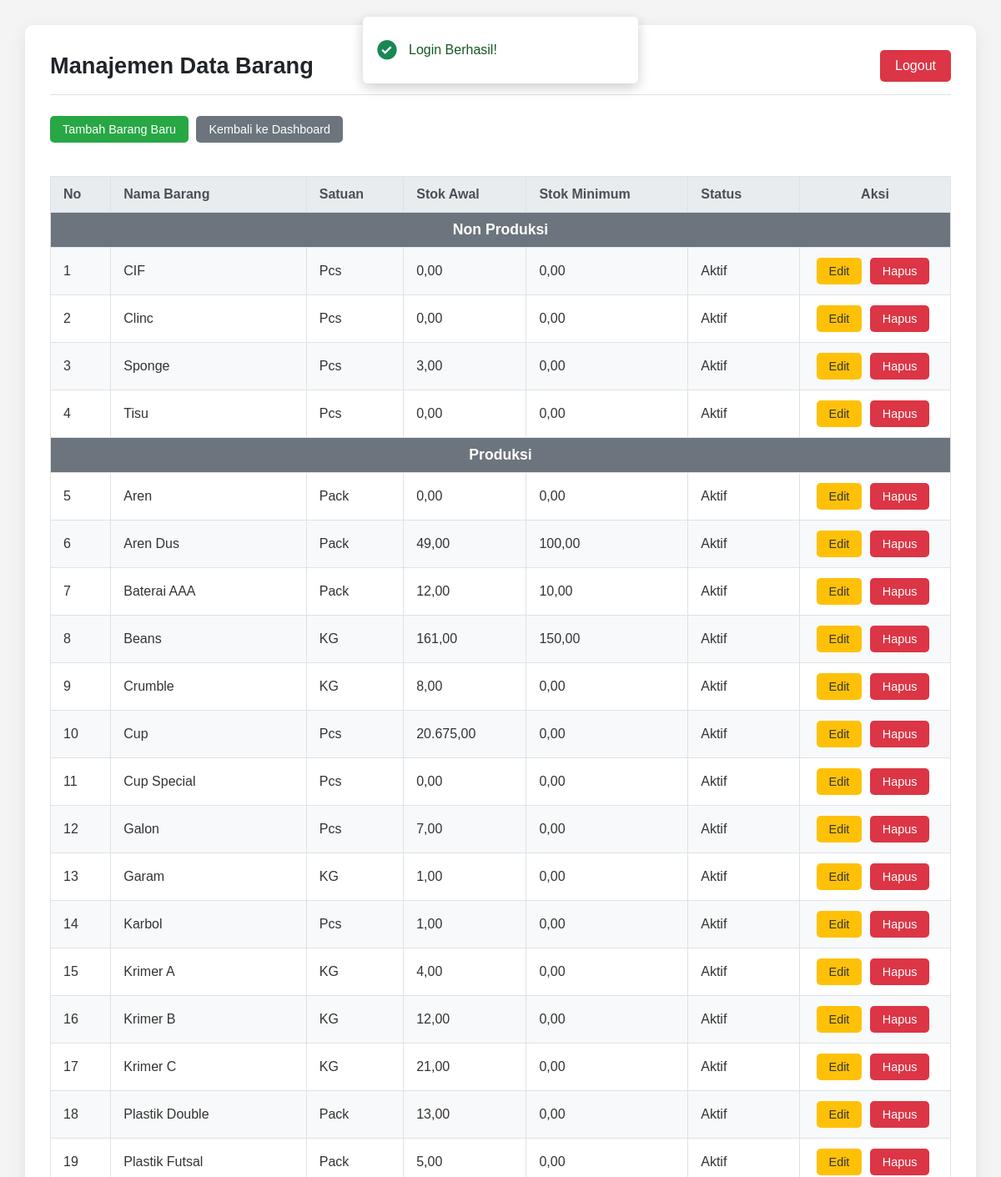
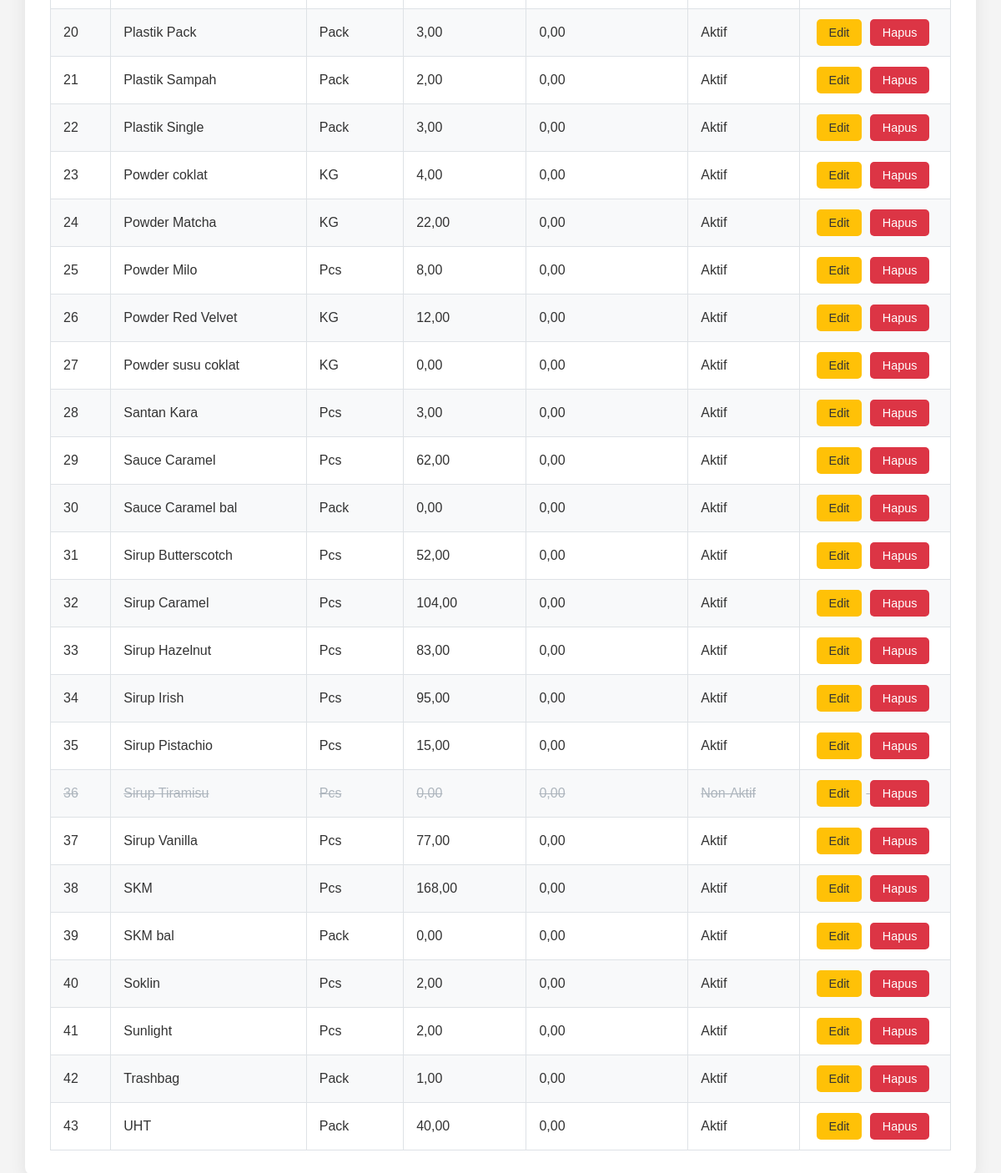
The page /feeling/Login/admin/data_barang.php (signed in) on the database its author committed (2 pictures, top to bottom).
### tables this page shows
CREATE TABLE `tabel_barang` (
  `id_barang` int(11) NOT NULL,
  `nama_barang` varchar(100) NOT NULL,
  `kategori_barang` varchar(50) NOT NULL DEFAULT 'Non Produksi',
  `id_satuan` int(11) NOT NULL,
  `stok_awal` int(11) NOT NULL DEFAULT 0,
  `stok_minimum` int(11) NOT NULL DEFAULT 0,
  `status_barang` varchar(20) NOT NULL DEFAULT 'Aktif'
);

CREATE TABLE `tabel_satuan_unit` (
  `id_satuan` int(11) NOT NULL,
  `nama_satuan` varchar(20) NOT NULL
);

### feeling/Login/admin/data_barang.php (the view, shortened to what this page needs)
<?php
require_once '../config/config.php';
$alerts = $_SESSION['alerts'] ?? [];
$query = "SELECT
            b.id_barang, b.nama_barang, b.kategori_barang,
            s.nama_satuan, b.stok_awal, b.stok_minimum, b.status_barang
          FROM tabel_barang AS b
          JOIN tabel_satuan_unit AS s ON b.id_satuan = s.id_satuan
          ORDER BY b.kategori_barang ASC, b.nama_barang ASC";
$result = mysqli_query($koneksi, $query);
?>
<!DOCTYPE html>
<html lang="id">
<head>
    <link rel="stylesheet" href="../assets/admin_style.css?v=1.6">
    <link href='https://unpkg.com/boxicons@2.1.4/css/boxicons.min.css' rel='stylesheet'>
    </head>
<body>
    <?php if (!empty($alerts)) :?>
    <div class="alert-box">
        <?php foreach ($alerts as $alert) : ?>
        <div class="alert <?= htmlspecialchars($alert['type']); ?>">
            <i class='bx <?= $alert['type'] === 'success' ? 'bxs-check-circle' : 'bxs-x-circle'; ?>'></i>
            <span><?= htmlspecialchars($alert['message']); ?></span>
        </div>
        <?php endforeach; ?>
    </div>
    <?php endif; ?>
    <div class="dashboard-container">
        <header class="admin-header">
            <h1>Manajemen Data Barang</h1>
            <a href="../logout.php" class="logout-btn">Logout</a>
        </header>
        <main>
            <a href="tambah_barang.php" class="btn btn-success" style="margin-bottom: 20px;">Tambah Barang Baru</a>
            <a href="dashboard.php" class="btn btn-secondary" style="margin-bottom: 20px;">Kembali ke Dashboard</a>
            <table>
                <thead>
                    <tr>
                        <th>No</th>
                        <th>Nama Barang</th>
                        <th>Satuan</th>
                        <th>Stok Awal</th>
                        <th>Stok Minimum</th>
                        <th>Status</th>
                        <th class="actions">Aksi</th>
                    </tr>
                </thead>
                <tbody>
                    <?php
                    if ($result && mysqli_num_rows($result) > 0):
                        $nomor = 1;
                        $kategori_sekarang = null;
                        while ($row = mysqli_fetch_assoc($result)) {
                            if ($row['kategori_barang'] !== $kategori_sekarang) {
                                $style_tr = "background-color: #6c757d; color: white; font-weight: 600; font-size: 1.1em;";
                                $style_td = "padding: 10px 15px; text-align: center;";
                                echo '<tr style="' . $style_tr . '">';
                                echo '    <td colspan="7" style="' . $style_td . '">' . htmlspecialchars($row['kategori_barang']) . '</td>';
                                echo '</tr>';
                                $kategori_sekarang = $row['kategori_barang'];
                            }
                            $class_css = ($row['status_barang'] == 'Non-Aktif') ? 'stok-non-aktif' : '';
                        ?>
                        <tr class="<?php echo $class_css; ?>">
                            <td><?php echo $nomor++; ?></td>
                            <td><?php echo htmlspecialchars($row['nama_barang']); ?></td>
                            <td><?php echo htmlspecialchars($row['nama_satuan']); ?></td>
                            <td><?php echo number_format($row['stok_awal'], 2, ',', '.'); ?></td>
                            <td><?php echo number_format($row['stok_minimum'], 2, ',', '.'); ?></td>
                            <td><?php echo htmlspecialchars($row['status_barang']); ?></td>
                            <td class="actions">
                                <a href="edit_barang.php?id=<?php echo $row['id_barang']; ?>" class="btn btn-warning">Edit</a>
                                <a href="hapus_barang.php?id=<?php echo $row['id_barang']; ?>" class="btn btn-danger" onclick="return confirm('Yakin ingin menghapus barang ini?');">Hapus</a>
                            </td>
                        </tr>
                        <?php
                        }
                    else:
                        echo '<tr><td colspan="7" style="text-align: center;">Belum ada data barang.</td></tr>';
                    endif;
                    ?>
                </tbody>
            </table>
        </main>
    </div>
</body>
</html>

### feeling/Login/assets/admin_style.css (style rules this page uses)
body { background-color: #f4f4f4; font-family: 'Poppins', sans-serif; margin: 0; padding: 0; color: #333; }
.dashboard-container, .container { width: 90%; max-width: 1200px; margin: 30px auto; background: #ffffff; padding: 30px; border-radius: 10px; box-shadow: 0 5px 20px rgba(0,0,0,0.08); }
.admin-header { display: flex; justify-content: space-between; align-items: center; border-bottom: 1px solid #dee2e6; padding-bottom: 15px; margin-bottom: 25px; }
.admin-header h1 { font-size: 1.7em; color: #212529; margin: 0; }
.logout-btn { background-color: #dc3545; color: white; padding: 10px 18px; text-decoration: none; border-radius: 5px; font-weight: 500; transition: background-color 0.2s ease; }
table { width: 100%; border-collapse: collapse; margin-top: 20px; font-size: 1em; }
th, td { border: 1px solid #dee2e6; padding: 12px 15px; text-align: left; vertical-align: middle; }
th { background-color: #e9ecef; font-weight: 600; color: #495057; }
tr:nth-child(even) { background-color: #f8f9fa; }
.stok-non-aktif { background-color: #f8f9fa; color: #adb5bd; }
.stok-non-aktif td { text-decoration: line-through; }
.actions { width: 150px; text-align: center; }
.btn { padding: 8px 15px; border-radius: 5px; text-decoration: none; color: white; margin-right: 5px; display: inline-block; font-size: 0.9em; border: none; cursor: pointer; transition: background-color 0.2s ease; }
.btn-secondary { background-color: #6c757d; }
.btn-success { background-color: #28a745; }
.btn-warning { background-color: #ffc107; color: #333; }
.btn-danger { background-color: #dc3545; }
.alert-box { position: fixed; top: 20px; left: 50%; transform: translateY(calc(-100% - 20px)) translateX(-50%); width: auto; min-width: 300px; max-width: 90%; background: #fff; border-radius: 6px; padding: 0 15px; z-index: 101; overflow: hidden; box-shadow: 0 5px 15px rgba(0,0,0,0.2); transition: transform 0.4s cubic-bezier(0.68, -0.55, 0.27, 1.55); }
.alert-box.show { transform: translateY(0) translateX(-50%); }
.alert { display: flex; align-items: center; min-height: 60px; padding: 10px 0; font-weight: 500; }
.alert.success { color: #155724; }
.alert i { font-size: 28px; margin-right: 12px; flex-shrink: 0; }
.alert.success i { color: #198754; }
.alert::after { content: ''; position: absolute; bottom: 0; left: 0; width: 100%; height: 4px; animation: progress 5.5s linear forwards; }
.alert.success::after { background-color: #198754; }

### rows shown on the page
tabel_barang: kategori_barang "Non Produksi", nama_barang "CIF", id_satuan.nama_satuan "Pcs", stok_awal "0,00", stok_minimum "0,00", status_barang "Aktif"
tabel_barang: nama_barang "Clinc", id_satuan.nama_satuan "Pcs", stok_awal "0,00", stok_minimum "0,00", status_barang "Aktif"
tabel_barang: nama_barang "Sponge", id_satuan.nama_satuan "Pcs", stok_awal "3,00", stok_minimum "0,00", status_barang "Aktif"
tabel_barang: nama_barang "Tisu", id_satuan.nama_satuan "Pcs", stok_awal "0,00", stok_minimum "0,00", status_barang "Aktif"
tabel_barang: kategori_barang "Produksi", nama_barang "Aren", id_satuan.nama_satuan "Pack", stok_awal "0,00", stok_minimum "0,00", status_barang "Aktif"
tabel_barang: nama_barang "Aren Dus", id_satuan.nama_satuan "Pack", stok_awal "49,00", stok_minimum "100,00", status_barang "Aktif"
tabel_barang: nama_barang "Baterai AAA", id_satuan.nama_satuan "Pack", stok_awal "12,00", stok_minimum "10,00", status_barang "Aktif"
tabel_barang: nama_barang "Beans", id_satuan.nama_satuan "KG", stok_awal "161,00", stok_minimum "150,00", status_barang "Aktif"
tabel_barang: nama_barang "Crumble", id_satuan.nama_satuan "KG", stok_awal "8,00", stok_minimum "0,00", status_barang "Aktif"
tabel_barang: nama_barang "Cup", id_satuan.nama_satuan "Pcs", stok_awal "20.675,00", stok_minimum "0,00", status_barang "Aktif"
tabel_barang: nama_barang "Cup Special", id_satuan.nama_satuan "Pcs", stok_awal "0,00", stok_minimum "0,00", status_barang "Aktif"
tabel_barang: nama_barang "Galon", id_satuan.nama_satuan "Pcs", stok_awal "7,00", stok_minimum "0,00", status_barang "Aktif"
tabel_barang: nama_barang "Garam", id_satuan.nama_satuan "KG", stok_awal "1,00", stok_minimum "0,00", status_barang "Aktif"
tabel_barang: nama_barang "Karbol", id_satuan.nama_satuan "Pcs", stok_awal "1,00", stok_minimum "0,00", status_barang "Aktif"
tabel_barang: nama_barang "Krimer A", id_satuan.nama_satuan "KG", stok_awal "4,00", stok_minimum "0,00", status_barang "Aktif"
tabel_barang: nama_barang "Krimer B", id_satuan.nama_satuan "KG", stok_awal "12,00", stok_minimum "0,00", status_barang "Aktif"
tabel_barang: nama_barang "Krimer C", id_satuan.nama_satuan "KG", stok_awal "21,00", stok_minimum "0,00", status_barang "Aktif"
tabel_barang: nama_barang "Plastik Double", id_satuan.nama_satuan "Pack", stok_awal "13,00", stok_minimum "0,00", status_barang "Aktif"
tabel_barang: nama_barang "Plastik Futsal", id_satuan.nama_satuan "Pack", stok_awal "5,00", stok_minimum "0,00", status_barang "Aktif"
tabel_barang: nama_barang "Plastik Pack", id_satuan.nama_satuan "Pack", stok_awal "3,00", stok_minimum "0,00", status_barang "Aktif"
tabel_barang: nama_barang "Plastik Sampah", id_satuan.nama_satuan "Pack", stok_awal "2,00", stok_minimum "0,00", status_barang "Aktif"
tabel_barang: nama_barang "Plastik Single", id_satuan.nama_satuan "Pack", stok_awal "3,00", stok_minimum "0,00", status_barang "Aktif"
tabel_barang: nama_barang "Powder coklat", id_satuan.nama_satuan "KG", stok_awal "4,00", stok_minimum "0,00", status_barang "Aktif"
tabel_barang: nama_barang "Powder Matcha", id_satuan.nama_satuan "KG", stok_awal "22,00", stok_minimum "0,00", status_barang "Aktif"
tabel_barang: nama_barang "Powder Milo", id_satuan.nama_satuan "Pcs", stok_awal "8,00", stok_minimum "0,00", status_barang "Aktif"
tabel_barang: nama_barang "Powder Red Velvet", id_satuan.nama_satuan "KG", stok_awal "12,00", stok_minimum "0,00", status_barang "Aktif"
tabel_barang: nama_barang "Powder susu coklat", id_satuan.nama_satuan "KG", stok_awal "0,00", stok_minimum "0,00", status_barang "Aktif"
tabel_barang: nama_barang "Santan Kara", id_satuan.nama_satuan "Pcs", stok_awal "3,00", stok_minimum "0,00", status_barang "Aktif"
tabel_barang: nama_barang "Sauce Caramel", id_satuan.nama_satuan "Pcs", stok_awal "62,00", stok_minimum "0,00", status_barang "Aktif"
tabel_barang: nama_barang "Sauce Caramel bal", id_satuan.nama_satuan "Pack", stok_awal "0,00", stok_minimum "0,00", status_barang "Aktif"
tabel_barang: nama_barang "Sirup Butterscotch", id_satuan.nama_satuan "Pcs", stok_awal "52,00", stok_minimum "0,00", status_barang "Aktif"
tabel_barang: nama_barang "Sirup Caramel", id_satuan.nama_satuan "Pcs", stok_awal "104,00", stok_minimum "0,00", status_barang "Aktif"
tabel_barang: nama_barang "Sirup Hazelnut", id_satuan.nama_satuan "Pcs", stok_awal "83,00", stok_minimum "0,00", status_barang "Aktif"
tabel_barang: nama_barang "Sirup Irish", id_satuan.nama_satuan "Pcs", stok_awal "95,00", stok_minimum "0,00", status_barang "Aktif"
tabel_barang: nama_barang "Sirup Pistachio", id_satuan.nama_satuan "Pcs", stok_awal "15,00", stok_minimum "0,00", status_barang "Aktif"
tabel_barang: nama_barang "Sirup Tiramisu", id_satuan.nama_satuan "Pcs", stok_awal "0,00", stok_minimum "0,00", status_barang "Non-Aktif"
tabel_barang: nama_barang "Sirup Vanilla", id_satuan.nama_satuan "Pcs", stok_awal "77,00", stok_minimum "0,00", status_barang "Aktif"
tabel_barang: nama_barang "SKM", id_satuan.nama_satuan "Pcs", stok_awal "168,00", stok_minimum "0,00", status_barang "Aktif"
tabel_barang: nama_barang "SKM bal", id_satuan.nama_satuan "Pack", stok_awal "0,00", stok_minimum "0,00", status_barang "Aktif"
tabel_barang: nama_barang "Soklin", id_satuan.nama_satuan "Pcs", stok_awal "2,00", stok_minimum "0,00", status_barang "Aktif"
tabel_barang: nama_barang "Sunlight", id_satuan.nama_satuan "Pcs", stok_awal "2,00", stok_minimum "0,00", status_barang "Aktif"
tabel_barang: nama_barang "Trashbag", id_satuan.nama_satuan "Pack", stok_awal "1,00", stok_minimum "0,00", status_barang "Aktif"
tabel_barang: nama_barang "UHT", id_satuan.nama_satuan "Pack", stok_awal "40,00", stok_minimum "0,00", status_barang "Aktif"

### other values the page prints
$alert['message'] "Login Berhasil!"
